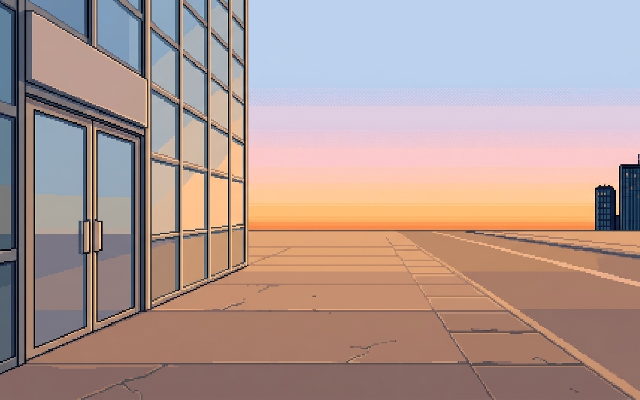
#> input picture art-drops/2026-11-19-the-sunrise/E_dawn.png, 640 x 400 px
$ python build_coda.py
#> lines starting #> are read from the running program, lines starting #| are printed output that depends on the picture; after the words box and inside, x2 and y2 are one past the last pixel; in counts of white or black regions, pixels touching at a corner belong together
### tools/build_intro.py
#!/usr/bin/env python3
"""Build the intro stills: scratch/intro_gen/*.png (640x400, generated) -> assets/intro/*.png (320x200) + intro.json.

Limited animation: the intro cuts between recycled stills, so an edit (arm in, eye open) must be
pixel-identical to its plate everywhere except the change. Generators drift, so edits are snapped
back onto their plate here, and rejected outright when they drift too far to be the same picture.
Missing sources become labelled placeholders so the game can be built before the art exists.
"""
import argparse, json, os, sys
import numpy as np
from PIL import Image, ImageDraw

W, H = 320, 200
PLATES = ['A_room_dark', 'B_nightstand', 'C_face_asleep', 'D_bedroom_vga']
EDITS = {'B_arm': 'B_nightstand', 'C_eye_crack': 'C_face_asleep',
         'C_awake': 'C_face_asleep', 'C_misery': 'C_awake'}                 # edit -> the still it is cut against
SOURCES = PLATES + list(EDITS)
# extra edits, in build order: built when delivered, never a placeholder. Each is cut against the first of its
# candidate plates that exists (the door opens on the laptop-less room when there is one).
OPTIONAL = {'D_laptop_gone': ['D_bedroom_vga'], 'D_door_open': ['D_laptop_gone', 'D_bedroom_vga']}
DERIVED = ['C_awake_lit']
MAX_DRIFT = 0.5                     # an edit may remove an object and add a hand; past half the frame it is another picture
COLOURS = 32                        # the EGA-style shots
COLOURS_FOR = {'D_bedroom_vga': 192}   # the VGA bedroom keeps its full palette: at 32 a green plant or a yellow lampshade greys out
CHANGE_COLOURS_FOR = {'D_bedroom_vga': 32}   # 192 + two chained edits of 32 still fit one 256-colour file
DEFAULTS = {'wall': {'x': 24, 'y': 14, 'w': 232, 'h': 44}, 'bed': {'x': 60, 'y': 96}, 'stand': {'x': 90}, 'door': {'x': 286}, 'floorY': 176,
            'clothes': {'x': 190, 'y': 176}, 'item': {'x': 200, 'y': 150}, 'doorway': {'x': 272, 'y': 60, 'w': 56, 'h': 116}}
LCD_MIN = (40, 10)                  # anything smaller is a stray green speck, not the pager's LCD
CHANGE_COLOURS = 16
LCD_FALLBACK = (92, 62, 136, 36)
OVERRIDES = 'intro.overrides.json'
LOGO_SRC = 'assets/title_screen.png'   # the app's Observability Quest wordmark lives on the v0.1 title screen
LOGO_BOX = (60, 172, 590, 318)         # the wordmark on that 640x428 picture, clear of the gold rule below it
LOGO_MAX_W = 190
LOGO_OUTLINE = (8, 14, 40, 255)
LOGO_LINE_GAP = 10                     # px of air added between OBSERVABILITY and QUEST, at the title screen's scale

_PH_BG = {'A': (14, 14, 26), 'B': (30, 30, 36), 'C': (52, 40, 44), 'D': (40, 44, 70)}
_PH_CHANGE = {'B_arm': (176, 60, 304, 150), 'C_eye_crack': (110, 80, 210, 96),
              'C_awake': (110, 70, 210, 104), 'C_misery': (120, 124, 200, 150)}
_PH_TINT = {'B_arm': (200, 150, 120), 'C_eye_crack': (20, 20, 24),
            'C_awake': (230, 230, 230), 'C_misery': (120, 60, 60)}


def downsample(img):
    """640x400 (or anything 16:10) -> 320x200, nearest: the art is already pixel art at 2x. Transparency goes to black."""
    if img.mode in ('RGBA', 'LA', 'P'):
        img = img.convert('RGBA'); bg = Image.new('RGBA', img.size, (0, 0, 0, 255)); img = Image.alpha_composite(bg, img)
    img = img.convert('RGB')
    return img if img.size == (W, H) else img.resize((W, H), Image.NEAREST)


def quantise(img, colours=COLOURS):
    """Median cut. Past 64 colours, in two passes: median cut spends its palette on the big areas and averages
    the small bright things (a green plant, a yellow lampshade) into the browns around them, so a quarter of the
    palette is held back and handed out, one colour at a time, to whichever pixel is still furthest off."""
    img = img.convert('RGB')
    if colours <= 64: return img.quantize(colours, method=Image.MEDIANCUT, dither=Image.NONE).convert('RGB')
    spare = colours // 4
    first = img.quantize(colours - spare, method=Image.MEDIANCUT, dither=Image.NONE)
    a = np.asarray(img).astype(np.int32); flat = a.reshape(-1, 3)
    pal = np.asarray(first.getpalette()[:(colours - spare) * 3], np.int32).reshape(-1, 3)
    idx = np.concatenate([((flat[i:i + 8000, None, :] - pal[None]) ** 2).sum(axis=2).argmin(axis=1) for i in range(0, len(flat), 8000)])
    dist = ((flat - pal[idx]) ** 2).sum(axis=1)
    for _ in range(spare):                          # each spare colour goes to the pixel that is furthest from its nearest
        worst = int(dist.argmax())
        if dist[worst] <= 3 * 8 * 8: break
        pal = np.vstack([pal, flat[worst]])
        d = ((flat - flat[worst]) ** 2).sum(axis=1); closer = d < dist
        idx[closer] = len(pal) - 1; dist[closer] = d[closer]
    return Image.fromarray(pal[idx].reshape(a.shape).astype(np.uint8), 'RGB')


MIN_CHANGE = 12                     # px: a changed patch smaller than this, away from any real change, is generator noise
WEAK_TOL = 10                       # near a real change, differences this small still belong to it (soft edges, dark-on-dark)


# [6 lines left out: function _dilate, not called in this run]


def _erode(mask, r):
    return ~_dilate(~mask, r)


# [292 lines left out: functions _components, _fill_holes, clean_change, snap_to_plate, find_lcd, placeholder and 6 more, not called in this run]


# [10 lines that do not run on import are left out]

### tools/build_coda.py
#!/usr/bin/env python3
"""The sunrise coda's pictures: art-drops/2026-11-19-the-sunrise/ (Art Claude, brief 09) -> assets/coda/ + coda.json.
Run from the project root:  python3 tools/build_coda.py

The ending (spec: Final): after Charity's verdict the building's door opens, the hero walks out onto the pavement
and stops, the sun comes up beside them while the street lightens, and the sunglasses go on. Rick, 2026-11-18:
"the sunrise animation and play more screen can be built." He picked the street ("right for ending. building looks
more like an office") and, on a mock that drew the whole sun over the ground: "that's not how the sun works in
regards to horizons." The sun is clipped at the horizon: the game draws it only inside `sky`.

  frames   the street at dawn, four whole pictures, each lighter than the last; the game cuts from one to the next.
           Art Claude painted one, the last: just after sunrise. The three before it are that painting recoloured
           here (darker, cooler, less colour), so they are the same picture pixel for pixel and nothing in the
           street moves when the light changes.
  door     the door standing open, as a patch of only the pixels the edit changed, in the first picture's light:
           the door opens before the sun is up.
  sun      Art Claude's stepped disc (drawn in code, as the title's glow was) at game size.

The layout is the hand-back's measurements. The game reads every number from coda.json.
"""
import functools, json, os, sys
import numpy as np
from PIL import Image

if __package__ in (None, ''): sys.path.insert(0, os.path.dirname(os.path.dirname(os.path.abspath(__file__))))
from tools.build_intro import downsample, quantise

ROOT = os.path.dirname(os.path.dirname(os.path.abspath(__file__)))
SRC = 'art-drops/2026-11-19-the-sunrise'
OUT = 'assets/coda'
COLOURS, PATCH_COLOURS = 192, 64

# The layout, in the game's 320x200 pixels: Art Claude's hand-back, measured on the painting.
HORIZON_Y = 115                                      # the first row of ground; the sky ends at 114
FLOOR_Y = 186                                        # the pavement row his feet walk along
HERO_SCALE = 0.8                                     # he is 109 tall: the doorway, drawn in perspective, is 121 where he stands
DOOR_EDIT = {'x': 4, 'y': 44, 'w': 77, 'h': 140}     # E_dawn_door differs from E_dawn only inside this
DOORWAY = {'x': 34, 'y': 171}                        # the middle of his feet on the threshold, in the open doorway
STAND = {'x': 132}                                   # where he stops, as Art Claude mocked it for Rick
SKY = {'x': 123, 'y': 0, 'w': 175, 'h': HORIZON_Y}   # the clear stretch: nothing but sky above the horizon, x 123 to 297
SUN = {'x': 205, 'y0': HORIZON_Y, 'y1': HORIZON_Y - 40, 'w': 40, 'h': 40}   # centre x 225; from wholly below the horizon to resting on it
WINDOW_BOTTOM = 64                                   # the narration ends above this row: his head starts at 77, the sun stops at 75

# How the three earlier pictures are made from the painting: (brightness, how much of its colour is kept, a tint).
# Before dawn is dark, cool and nearly colourless; each step lets more of the painting's own light and colour in.
GRADES = [
    (0.50, 0.45, (0.74, 0.84, 1.30)),
    (0.66, 0.70, (0.90, 0.88, 1.16)),
    (0.84, 0.90, (1.00, 0.95, 1.05)),
]


def _open(name):
    return Image.open(os.path.join(ROOT, SRC, name))


@functools.lru_cache(maxsize=None)
def _small(name):
    """A 640x400 painting at 320x200, before any colour is cut."""
    return np.asarray(downsample(_open(name))).astype(np.float64)


def grade(a, k):
    """The picture `a` (h, w, 3) in the light of frame k: 0, 1 and 2 are GRADES; 3 is the painting itself."""
    if k >= len(GRADES): return a
    bright, colour, tint = GRADES[k]
    grey = (0.2126 * a[..., 0] + 0.7152 * a[..., 1] + 0.0722 * a[..., 2])[..., None]
    return np.clip((grey + colour * (a - grey)) * bright * np.array(tint), 0, 255)


def _rgb(a):
    return Image.fromarray(np.rint(a).astype(np.uint8), 'RGB')


@functools.lru_cache(maxsize=None)
def frames():
    return tuple(quantise(_rgb(grade(_small('E_dawn.png'), k)), COLOURS) for k in range(4))
#> in _open, returned value is the input picture: PIL image 640x400 RGB; mean R, G, B 175.4, 152.6, 147.2
#> in grade, `bright, colour, tint = GRADES[k]`: bright = 0.5; colour = 0.45; tint = (0.74, 0.84, 1.3)
#> in grade, `return np.clip((grey + colour * (a - grey)) * bright * np.array(tint),..`:
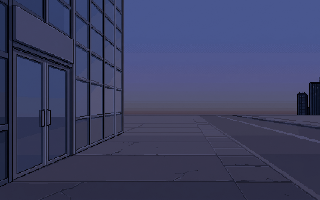
#> returned value: shape (200, 320, 3) float64; mean of channels 0, 1, 2 61.2, 65.1, 99.2; drawn as R, G, B
#> in quantise, `pal = np.asarray(first.getpalette()[:(colours - spare) * 3], np.int32)..`: pal = 144 rows, first 8: [83, 89, 141], [84, 88, 138], [80, 88, 142], [80, 88, 141], [80, 88, 140], [84, 87, 137], [82, 87, 139], [80, 87, 140]
#> the loop in quantise, `for _ in range(spare):` made 1 pass
#> worst on pass 1: 53473
#> call 2 of grade, with k = 1
#> in grade (call 2), `bright, colour, tint = GRADES[k]`: bright = 0.66; colour = 0.7; tint = (0.9, 0.88, 1.16)
#> in grade (call 2), `return np.clip((grey + colour * (a - grey)) * bright * np.array(tint),..`:
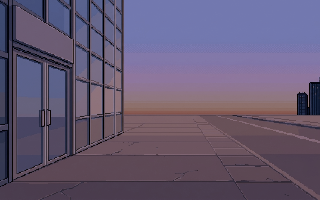
#> returned value: shape (200, 320, 3) float64; mean of channels 0, 1, 2 101, 89.4, 115; drawn as R, G, B
#> in quantise (call 2), `pal = np.asarray(first.getpalette()[:(colours - spare) * 3], np.int32)..`: pal = 144 rows, first 8: [141, 120, 160], [143, 119, 159], [142, 119, 159], [142, 119, 158], [139, 119, 162], [143, 119, 152], [142, 121, 140], [143, 119, 145]
#> the loop in quantise (call 2), `for _ in range(spare):` made 12 passes
#> worst on passes 1 to 12: 14153, 45851, 33276, 42363, 5870, 30703, 21510, 18257, 36270, 5196, 4198, 43272
#> after the loop in quantise (call 2), `for _ in range(spare):`: pal = 155 rows, first 8: [141, 120, 160], [143, 119, 159], [142, 119, 159], [142, 119, 158], [139, 119, 162], [143, 119, 152], [142, 121, 140], [143, 119, 145]
#> call 3 of grade, with k = 2
#> in grade (call 3), `bright, colour, tint = GRADES[k]`: bright = 0.84; colour = 0.9; tint = (1, 0.95, 1.05)
#> in grade (call 3), `return np.clip((grey + colour * (a - grey)) * bright * np.array(tint),..`:
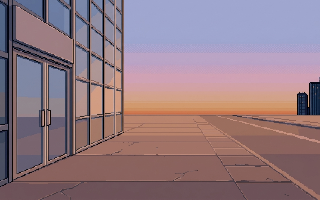
#> returned value: shape (200, 320, 3) float64; mean of channels 0, 1, 2 145.9, 122.2, 130.7; drawn as R, G, B
#> in quantise (call 3), `pal = np.asarray(first.getpalette()[:(colours - spare) * 3], np.int32)..`: pal = 144 rows, first 8: [208, 163, 181], [209, 161, 181], [208, 161, 182], [208, 161, 181], [207, 161, 181], [209, 162, 171], [209, 161, 170], [210, 163, 146]
#> after the loop in quantise (call 3), `for _ in range(spare):`: pal = 190 rows, first 8: [208, 163, 181], [209, 161, 181], [208, 161, 182], [208, 161, 181], [207, 161, 181], [209, 162, 171], [209, 161, 170], [210, 163, 146]
#> in quantise (call 4), `pal = np.asarray(first.getpalette()[:(colours - spare) * 3], np.int32)..`: pal = 144 rows, first 8: [252, 203, 204], [253, 201, 205], [251, 201, 204], [253, 203, 188], [253, 201, 190], [255, 203, 165], [254, 202, 172], [254, 201, 171]
#> after the loop in quantise (call 4), `for _ in range(spare):`: pal = 192 rows, first 8: [252, 203, 204], [253, 201, 205], [251, 201, 204], [253, 203, 188], [253, 201, 190], [255, 203, 165], [254, 202, 172], [254, 201, 171]


@functools.lru_cache(maxsize=None)
def door():
    """(the patch, its box): RGBA, opaque exactly where the open door differs from the shut one, in frame 0's light."""
    shut, opened = _small('E_dawn.png'), _small('E_dawn_door.png')
    changed = np.abs(opened - shut).sum(axis=2) > 0
    ys, xs = np.where(changed)
    box = {'x': int(xs.min()), 'y': int(ys.min()), 'w': int(xs.max() - xs.min() + 1), 'h': int(ys.max() - ys.min() + 1)}
    e = DOOR_EDIT
    if not (e['x'] <= box['x'] and box['x'] + box['w'] <= e['x'] + e['w'] and e['y'] <= box['y'] and box['y'] + box['h'] <= e['y'] + e['h']):
        raise SystemExit(f'the door edit reaches outside the hand-back\'s region: {box}')
    cut = (slice(box['y'], box['y'] + box['h']), slice(box['x'], box['x'] + box['w']))
    rgb = np.asarray(quantise(_rgb(grade(opened[cut], 0)), PATCH_COLOURS))
    return Image.fromarray(np.dstack([rgb, np.where(changed[cut], 255, 0).astype(np.uint8)]), 'RGBA'), box


@functools.lru_cache(maxsize=None)
def sun():
    big = _open('E_sun.png').convert('RGBA')
    if big.size != (SUN['w'] * 2, SUN['h'] * 2): raise SystemExit(f'E_sun.png is {big.size}, not twice {SUN["w"]}x{SUN["h"]}')
    a = np.asarray(big.resize((SUN['w'], SUN['h']), Image.NEAREST)).copy()
    a[..., 3] = np.where(a[..., 3] >= 128, 255, 0)          # hard edged
    return Image.fromarray(a, 'RGBA')


def build(out=None):
    out = out or os.path.join(ROOT, OUT)
    os.makedirs(out, exist_ok=True)
    names = []
    for k, f in enumerate(frames()):
        n = f'E_dawn_{k}.png'; names.append(n)
#> after `n = f'E_dawn_{k}.png'`: n = 'E_dawn_0.png'
        f.convert('P', palette=Image.ADAPTIVE, colors=256).save(os.path.join(out, n), optimize=True)
    patch, box = door()
#> call 2 of _open, with name = 'E_dawn_door.png'
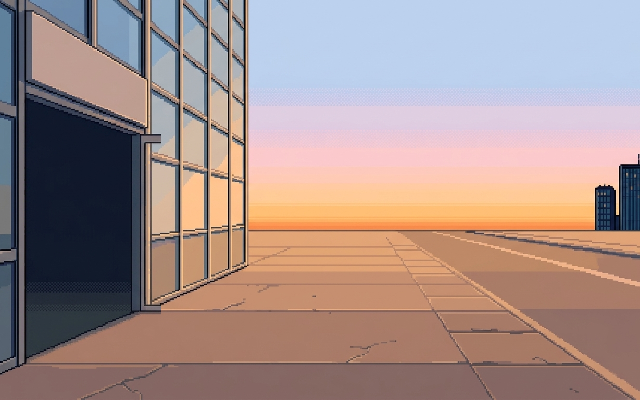
#> input picture art-drops/2026-11-19-the-sunrise/E_dawn_door.png, 640 x 400 px
#> in _open, returned value is the input picture: PIL image 640x400 RGB; mean R, G, B 164.3, 142.9, 139
#> in door, `changed = np.abs(opened - shut).sum(axis=2) > 0`:
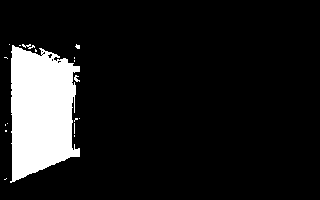
#> changed: shape (200, 320) bool; 11.5% white; 18 white regions (15 under 20 px), largest, box (x1, y1, x2, y2) and area: (10, 45, 80, 183) 7243, (22, 44, 35, 49) 31, (74, 75, 80, 82) 23
#> in grade (call 5), `grey = (0.2126 * a[..., 0] + 0.7152 * a[..., 1] + 0.0722 * a[..., 2])[..`:
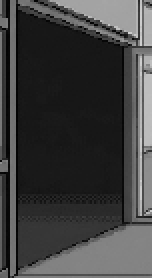
#> grey: shape (139, 76, 1) float64 (shown 2 times larger); min 0.786, max 210.1, mean 63.5
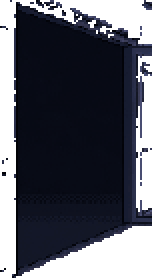
#> patch: PIL image 76x139 RGBA (shown 2 times larger); mean R, G, B, A 23.6, 26.4, 43.4, 177.7; transparent parts drawn white
    patch.save(os.path.join(out, 'E_door_open.png'), optimize=True)
    sun().save(os.path.join(out, 'E_sun.png'), optimize=True)
    m = {
        'placeholder': False,
        'images': {'frames': names, 'door': 'E_door_open.png', 'sun': 'E_sun.png'},
        'floorY': FLOOR_Y, 'heroScale': HERO_SCALE,
        'door': box, 'doorway': DOORWAY, 'stand': STAND, 'sun': SUN, 'sky': SKY, 'windowBottom': WINDOW_BOTTOM,
    }
    with open(os.path.join(out, 'coda.json'), 'w') as f: json.dump(m, f, indent=1); f.write('\n')
    return m


if __name__ == '__main__':
#> (the run stopped early here; a loop or call above may not have finished)
